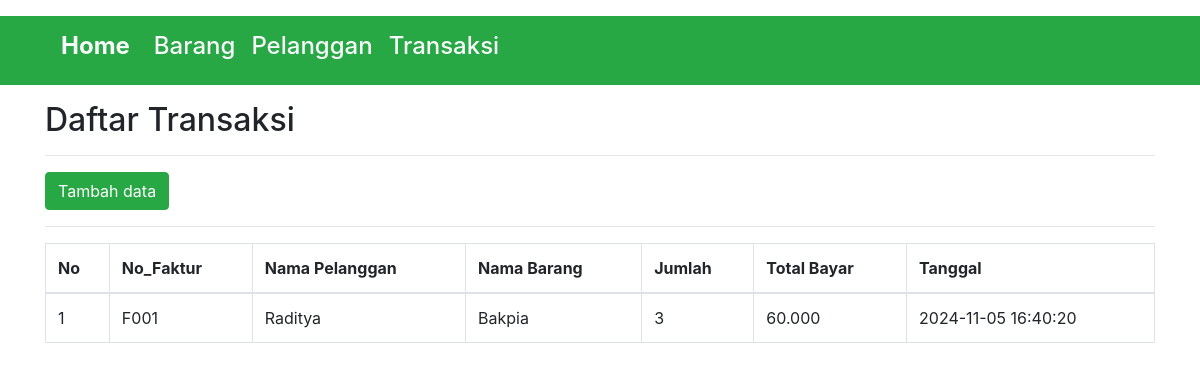
The page /index.php?navbar=Transaction on the database its author committed.
### tables this page shows
CREATE TABLE `transaksi` (
  `No_Faktur` char(5) NOT NULL,
  `Kd_Barang` char(5) NOT NULL,
  `Id_Pelanggan` char(5) NOT NULL,
  `Jumlah` int(10) NOT NULL,
  `Bayar` int(10) DEFAULT NULL,
  `Tanggal` timestamp NOT NULL DEFAULT current_timestamp() ON UPDATE current_timestamp()
);

CREATE TABLE `pelanggan` (
  `Id_Pelanggan` char(5) NOT NULL,
  `Nm_Pelanggan` varchar(255) NOT NULL,
  `Alamat` varchar(100) NOT NULL
);

CREATE TABLE `barang` (
  `Kd_Barang` char(5) NOT NULL,
  `Nm_Barang` varchar(255) NOT NULL,
  `Harga` int(100) NOT NULL,
  `Stok` int(10) NOT NULL
);

### app/controllers/TransactionController.php (called while the page is built, shortened)
<?php
    require_once 'app/model/Transaction.php';
    class TransactionControler{
        private $dataTransaksi;
        public function __construct($dbConnection){
            $this->dataTransaksi = new Transaksi($dbConnection);
        }
        public function showTransaksiList(){
            $data = $this->dataTransaksi->getAllTransaksi();
            require 'app/view/viewTransaksi.php';
        }
    }
?>

### app/model/Transaction.php (called while the page is built, shortened)
<?php
class Transaksi{
    private $db;
    public function __construct($dbConnection){
        $this->db=$dbConnection;
    }
    public function getAllTransaksi(){
        $stmt = $this->db->prepare("SELECT No_Faktur, Nm_Pelanggan, Nm_Barang, Jumlah, Bayar, Tanggal FROM transaksi
            JOIN barang ON transaksi.Kd_Barang = barang.Kd_Barang
            JOIN pelanggan ON transaksi.Id_Pelanggan = pelanggan.Id_Pelanggan");
        $stmt->execute();
        return $stmt->fetchAll(PDO::FETCH_ASSOC);
    }
}
?>

### app/view/viewTransaksi.php (the view, shortened to what this page needs)
<!DOCTYPE html>
<html lang="en">
<head>
    <link rel="stylesheet" href="https://cdn.jsdelivr.net/npm/bootstrap-icons@1.11.3/font/bootstrap-icons.min.css">
    <link rel="stylesheet" href="https://stackpath.bootstrapcdn.com/bootstrap/4.5.2/css/bootstrap.min.css">
</head>
<body>
    <div class="container-fluid bg-success">
    <div class="container mt-3">
    <nav class="navbar navbar-expand-lg bg-success">
        <a class="navbar-brand text-light" href="index.php"><h4><strong>Home</strong></h4></a>
        <div class="collapse navbar-collapse" id="navbarSupportedContent">
          <ul class="navbar-nav me-auto mb-2 mb-lg-0">
            <li class="nav-item ms-5" >
              <a class="nav-link active text-light " href="index.php?navbar=Product"><h4>Barang</h4></a>
            </li>
            <li class="nav-item ms-5">
              <a class="nav-link active text-light"  href="index.php?navbar=Customer"><h4>Pelanggan</h4></a>
            </li>
            <li class="nav-item ms-5">
              <a class="nav-link active text-light"  href="index.php?navbar=Transaction"><h4>Transaksi</h4></a>
            </li>
          </ul>
        </div>
        </div>
  </div>
<div class="container mt-3">
    <h2>Daftar Transaksi</h2>
    <hr>
    <a href="index.php?&transaction=AddTransaction" class = "btn btn-success">Tambah data</a>
    <hr>
    <table class="table table-bordered">
        <thead>
            <tr>
                <th>No</th>
                <th>No_Faktur</th>
                <th>Nama Pelanggan</th>
                <th>Nama Barang</th>
                <th>Jumlah</th>
                <th>Total Bayar</th>
                <th>Tanggal</th>
            </tr>
        </thead>
        <tbody>
            <?php
            $nomor = 1;
            foreach ($data as $data){
                 ?>
                <tr>
                    <td><?php echo $nomor++;?></td>
                    <td><?php echo $data['No_Faktur']; ?></td>
                    <td><?php echo $data['Nm_Pelanggan']; ?></td>
                    <td><?php echo $data['Nm_Barang']; ?></td>
                    <td><?php echo $data['Jumlah']; ?></td>
                    <td><?php echo number_format($data['Bayar'],0, '.','.')?></td>
                    <td><?php echo $data['Tanggal']; ?></td>
                </tr>
            <?php } ?>
        </tbody>
    </table>
</div>
</body>
</html>

### rows shown on the page
transaksi: No_Faktur "F001", Id_Pelanggan.Nm_Pelanggan "Raditya", Kd_Barang.Nm_Barang "Bakpia", Jumlah "3", Bayar "60.000", Tanggal "2024-11-05 16:40:20"
